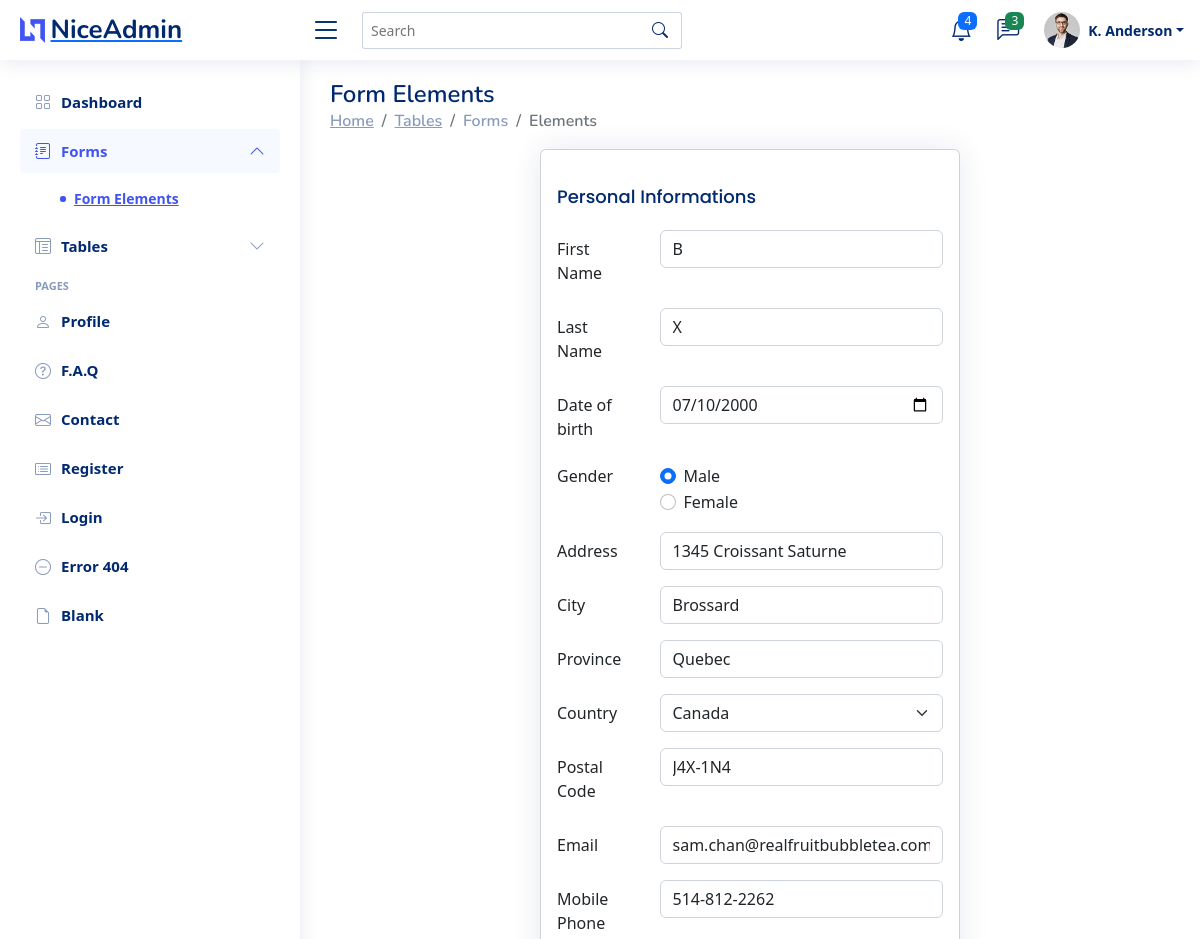
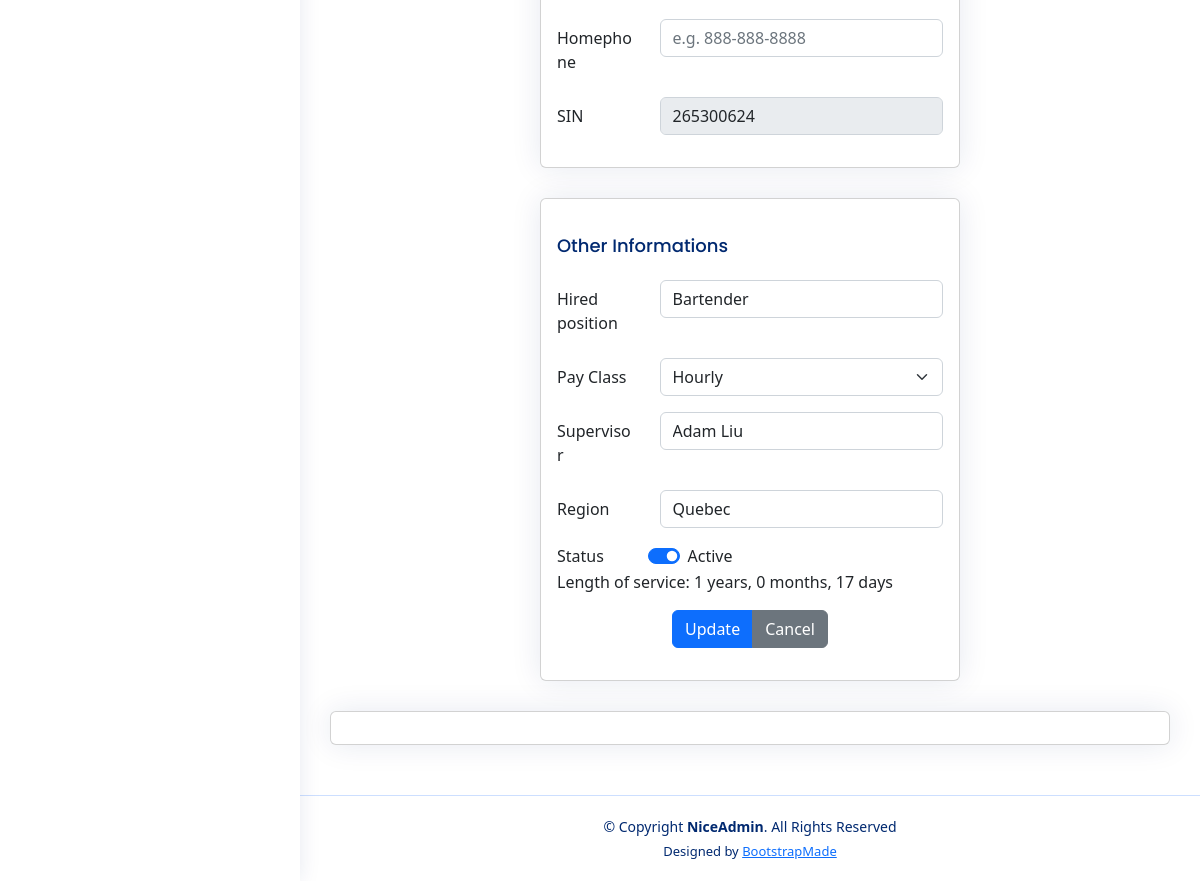
The page /edit-forms-elements.php?employee_id=2 on the database its author committed (2 pictures, top to bottom).
### tables this page shows
CREATE TABLE IF NOT EXISTS `employee` (
  `id` int(11) NOT NULL AUTO_INCREMENT,
  `firstname` varchar(255) NOT NULL,
  `lastname` varchar(255) NOT NULL,
  `gender` varchar(255) NOT NULL,
  `birthdate` date NOT NULL,
  `address` varchar(255) NOT NULL,
  `city` varchar(255) NOT NULL,
  `province` varchar(255) NOT NULL,
  `country` varchar(255) NOT NULL,
  `postalcode` varchar(255) NOT NULL,
  `email` varchar(255) NOT NULL,
  `mobile` varchar(255) NOT NULL,
  `homephone` varchar(255) NOT NULL,
  `SIN` varchar(255) NOT NULL,
  `UID` varchar(255) NOT NULL,
  `position` varchar(255) NOT NULL,
  `payclass` varchar(255) NOT NULL,
  `supervisor` varchar(255) NOT NULL,
  `status` varchar(255) NOT NULL DEFAULT 'Active',
  `access` int(11) NOT NULL DEFAULT '0',
  `region` varchar(255) NOT NULL,
  `start_date` date DEFAULT NULL,
  PRIMARY KEY (`id`),
  UNIQUE KEY `SIN` (`SIN`),
  UNIQUE KEY `UID` (`UID`)
);

### edit-forms-elements.php (the view, shortened to what the rows shown need)
<?php
require "../HRIS/Model/employee-db-manager.php";
$database = new DB_Manager();
$id = $_GET['employee_id'];
$selected_employee = $database->select_employee($id);
?>
<!DOCTYPE html>
<html lang="en">
<head>
    <link href="assets/vendor/bootstrap/css/bootstrap.min.css" rel="stylesheet">
    <link href="assets/vendor/bootstrap-icons/bootstrap-icons.css" rel="stylesheet">
    <link href="assets/vendor/boxicons/css/boxicons.min.css" rel="stylesheet">
    <link href="assets/vendor/quill/quill.snow.css" rel="stylesheet">
    <link href="assets/vendor/quill/quill.bubble.css" rel="stylesheet">
    <link href="assets/vendor/remixicon/remixicon.css" rel="stylesheet">
    <link href="assets/vendor/simple-datatables/style.css" rel="stylesheet">
    <link href="assets/css/style.css" rel="stylesheet">
    <link rel="stylesheet" href="https://cdnjs.cloudflare.com/ajax/libs/twitter-bootstrap/5.2.0/css/bootstrap.min.css">
</head>
<body>
    <main id="main" class="main">
        <div class="pagetitle">
            <h1>Form Elements</h1>
        </div>
        <section class="section">
            <form action="#" method="post">
                <div class="col-lg-6 justify-content-center mx-auto">
                    <div class="col">
                        <div class="card">
                            <div class="card-body">
                                <div class="row mb-3">
                                    <div class="col-sm-9">
                                        <input type="text" class="form-control" id="inputFirstName" required name="firstname" <?= 'value="' . $selected_employee['firstname'] . '"'; ?>>
                                    </div>
                                </div>
                                <div class="row mb-3">
                                    <div class="col-sm-9">
                                        <input type="text" class="form-control" id="inputLastName" required name="lastname" <?= 'value="' . $selected_employee['lastname'] . '"'; ?>>
                                    </div>
                                </div>
                                <div class="row mb-3">
                                    <div class="col-sm-9">
                                        <input type="date" class="form-control" id="inputDob" required name="dob" <?= 'value="' . $selected_employee['birthdate'] . '"'; ?>>
                                    </div>
                                </div>
                                <fieldset class="row mb-3">
                                    <div class="col-sm-9">
                                        <div class="form-check">
                                            <input class="form-check-input" type="radio" name="gender" id="gridRadios1" value="Male" <?php if ($selected_employee['gender'] == 'Male') {
                                                                                                                                            echo 'checked';
                                                                                                                                        } ?>>
                                            <label class="form-check-label" for="gridRadios1">
                                                Male
                                            </label>
                                        </div>
                                        <div class="form-check">
                                            <input class="form-check-input" type="radio" name="gender" id="gridRadios2" value="Female" <?php if ($selected_employee['gender'] == 'Female') {
                                                                                                                                            echo 'checked';
                                                                                                                                        } ?>>
                                            <label class="form-check-label" for="gridRadios2">
                                                Female
                                            </label>
                                        </div>
                                    </div>
                                </fieldset>
                                <div class="row mb-3">
                                    <div class="col-sm-9">
                                        <input type="text" class="form-control" id="inputAddress" placeholder="1234 Main St (App. Unit)" required name="address" <?= 'value="' . $selected_employee['address'] . '"'; ?>>
                                    </div>
                                </div>
                                <div class="row mb-3">
                                    <div class="col-sm-9">
                                        <input type="text" class="form-control" id="inputCity" required name="city" <?= 'value="' . $selected_employee['city'] . '"'; ?>>
                                    </div>
                                </div>
                                <div class="row mb-3">
                                    <div class="col-sm-9">
                                        <input type="text" class="form-control" id="inputProvince" required name="province" <?= 'value="' . $selected_employee['province'] . '"'; ?>>
                                    </div>
                                </div>
                                <div class="row mb-3">
                                    <div class="col-sm-9">
                                        <select id="inputCountry" class="form-select" name="country">
                                            <option value="Canada" <?php if ($selected_employee['country'] == 'Canada') {
                                                                        echo "selected";
                                                                    } ?>>Canada</option>
                                        </select>
                                    </div>
                                </div>
                                <div class="row mb-3">
                                    <div class="col-sm-9">
                                        <input type="text" class="form-control" id="inputPostalcode" maxlength="7" name="postalcode" required <?= 'value="' . $selected_employee['postalcode'] . '"'; ?>>
                                    </div>
                                </div>
                                <div class="row mb-3">
                                    <div class="col-sm-9">
                                        <input type="email" class="form-control" id="inputEmail" placeholder="example@realfruitbubbletea.com" required name="email" <?= 'value="' . $selected_employee['email'] . '"'; ?>>
                                    </div>
                                </div>
                                <div class="row mb-3">
                                    <div class="col-sm-9">
                                        <input type="tel" class="form-control" id="inputMobile" placeholder="e.g. 888-888-8888" pattern="[0-9]{3}-[0-9]{3}-[0-9]{4}" name="mobile" oninvalid="this.setCustomValidity('e.g. 888-888-888')" oninput="this.setCustomValidity('')" <?= 'value="' . $selected_employee['mobile'] . '"'; ?>>
                                    </div>
                                </div>
                                <div class="row mb-3">
                                    <div class="col-sm-9">
                                        <input type="text" class="form-control" id="inputSin" required maxlength="9" pattern="[0-9]{9}" name="sin" oninvalid="this.setCustomValidity('Must be a 9 digits numeric number')" oninput="this.setCustomValidity('')" <?= 'value="' . $selected_employee['SIN'] . '"'; ?> disabled>
                                    </div>
                                </div>
                            </div>
                        </div>
                    </div>
                    <div class="col">
                        <div class="card">
                            <div class="card-body">
                                <div class="row mb-3">
                                    <div class="col-sm-9">
                                        <input type="text" class="form-control" id="inputPosition" name="position" <?= 'value="' . $selected_employee['position'] . '"'; ?>>
                                    </div>
                                </div>
                                <div class="row mb-3">
                                    <div class="col-sm-9">
                                        <select id="inputPayclass" class="form-select" name="payclass">
                                            <option value="Hourly" <?php if ($selected_employee['payclass'] == 'Hourly') {
                                                                        echo "selected";
                                                                    } ?>>Hourly</option>
                                        </select>
                                    </div>
                                </div>
                                <div class="row mb-3">
                                    <div class="col-sm-9">
                                        <input type="text" class="form-control" id="inputSupervisor" name="supervisor" <?= 'value="' . $selected_employee['supervisor'] . '"'; ?>>
                                    </div>
                                </div>
                                <div class="row mb-3">
                                    <div class="col-sm-9">
                                        <input type="text" class="form-control" id="inputRegion" name="region" <?= 'value="' . $selected_employee['region'] . '"'; ?>>
                                    </div>
                                </div>
                                <div class="row mb-3">
                                    <div class="col-sm-3">
                                        <label class="form-check-label" for="flexSwitchCheckDefault">Status</label>
                                    </div>
                                    <div class="col-sm-3 form-check form-switch">
                                        <input onclick="getStatus()" class="form-check-input" type="checkbox" id="flexSwitchCheckDefault" name="status" <?php if ($selected_employee['status'] == 'Active') {
                                                                                                                                                            echo 'checked';
                                                                                                                                                        } ?>>
                                        <label class="form-check-label" for="flexSwitchCheckDefault" id="preview"><?= $selected_employee['status'] ?></label>
                                    </div>
                                    <div>
                                        <?php
                                        $diff = date_diff(date_create($selected_employee["start_date"]), date_create());
                                        $days = $diff->format('%d');
                                        $months = $diff->format('%m');
                                        $years = $diff->format('%y');
                                        echo "Length of service: $years years, $months months, $days days";
                                        ?>
                                    </div>
                                </div>
                            </div>
                        </div>
                    </div>
                </div>
            </form>
        </section>
    </main>
</body>
</html>

### rows shown on the page
employee: firstname "B", lastname "X", dob "07/10/2000", gender "☑ Male", gender "☐ Female", address "1345 Croissant Saturne", city "Brossard", province "Quebec", country "Canada", postalcode "J4X-1N4", email "sam.chan@realfruitbubbletea.com", mobile "514-812-2262", sin "265300624", position "Bartender", payclass "Hourly", supervisor "Adam Liu", region "Quebec", status "☑", status "Active", start_date "1", start_date "0", start_date "17"
